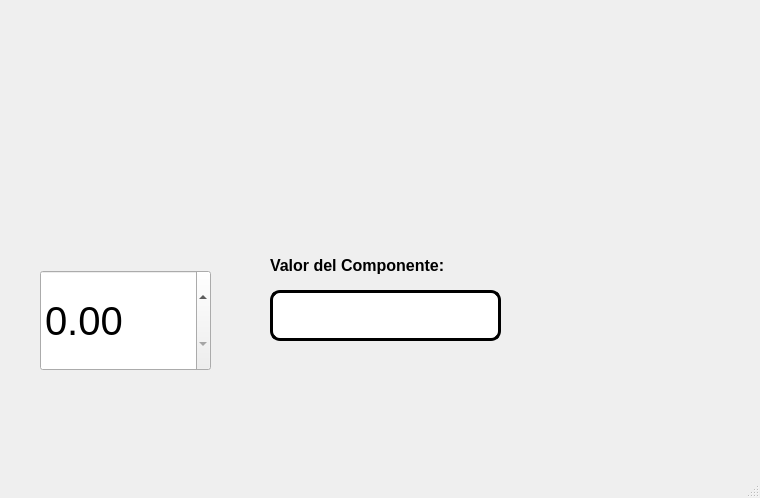
<?xml version="1.0" encoding="UTF-8"?>
<ui version="4.0">
 <class>MainWindow</class>
 <widget class="QMainWindow" name="MainWindow">
  <property name="geometry">
   <rect>
    <x>0</x>
    <y>0</y>
    <width>760</width>
    <height>498</height>
   </rect>
  </property>
  <property name="windowTitle">
   <string>MainWindow</string>
  </property>
  <widget class="QWidget" name="centralwidget">
   <widget class="QLabel" name="label_5">
    <property name="geometry">
     <rect>
      <x>270</x>
      <y>250</y>
      <width>231</width>
      <height>31</height>
     </rect>
    </property>
    <property name="font">
     <font>
      <pointsize>12</pointsize>
      <weight>75</weight>
      <bold>true</bold>
     </font>
    </property>
    <property name="text">
     <string>Valor del Componente:</string>
    </property>
   </widget>
   <widget class="QDoubleSpinBox" name="doubleSpinBox">
    <property name="geometry">
     <rect>
      <x>40</x>
      <y>270</y>
      <width>171</width>
      <height>101</height>
     </rect>
    </property>
    <property name="font">
     <font>
      <pointsize>30</pointsize>
     </font>
    </property>
   </widget>
   <widget class="QLineEdit" name="lineEdit">
    <property name="geometry">
     <rect>
      <x>270</x>
      <y>290</y>
      <width>231</width>
      <height>51</height>
     </rect>
    </property>
    <property name="font">
     <font>
      <pointsize>25</pointsize>
      <weight>75</weight>
      <bold>true</bold>
     </font>
    </property>
    <property name="styleSheet">
     <string notr="true">background-color: rgb(255, 255, 255);
border-radius: 10px;
border: 3px solid black</string>
    </property>
    <property name="alignment">
     <set>Qt::AlignCenter</set>
    </property>
   </widget>
   <widget class="QLabel" name="label_6">
    <property name="geometry">
     <rect>
      <x>10</x>
      <y>20</y>
      <width>151</width>
      <height>111</height>
     </rect>
    </property>
    <property name="styleSheet">
     <string notr="true"/>
    </property>
    <property name="text">
     <string/>
    </property>
    <property name="pixmap">
     <pixmap resource="../Archivos/Recursos.qrc">:/Fotos/logofacultad.jpg</pixmap>
    </property>
    <property name="scaledContents">
     <bool>true</bool>
    </property>
   </widget>
   <widget class="QLabel" name="label_7">
    <property name="geometry">
     <rect>
      <x>580</x>
      <y>20</y>
      <width>161</width>
      <height>111</height>
     </rect>
    </property>
    <property name="styleSheet">
     <string notr="true"/>
    </property>
    <property name="text">
     <string/>
    </property>
    <property name="pixmap">
     <pixmap resource="../Archivos/Recursos.qrc">:/Fotos/logoUAT.jpg</pixmap>
    </property>
    <property name="scaledContents">
     <bool>true</bool>
    </property>
   </widget>
   <widget class="QLabel" name="label_4">
    <property name="geometry">
     <rect>
      <x>580</x>
      <y>310</y>
      <width>161</width>
      <height>121</height>
     </rect>
    </property>
    <property name="styleSheet">
     <string notr="true"/>
    </property>
    <property name="text">
     <string/>
    </property>
    <property name="pixmap">
     <pixmap resource="../Archivos/Recursos.qrc">:/Fotos/kirby buchon.jpg</pixmap>
    </property>
    <property name="scaledContents">
     <bool>true</bool>
    </property>
   </widget>
  </widget>
  <widget class="QMenuBar" name="menubar">
   <property name="geometry">
    <rect>
     <x>0</x>
     <y>0</y>
     <width>760</width>
     <height>26</height>
    </rect>
   </property>
  </widget>
  <widget class="QStatusBar" name="statusbar"/>
 </widget>
 <resources>
  <include location="../Archivos/Recursos.qrc"/>
 </resources>
 <connections/>
</ui>
